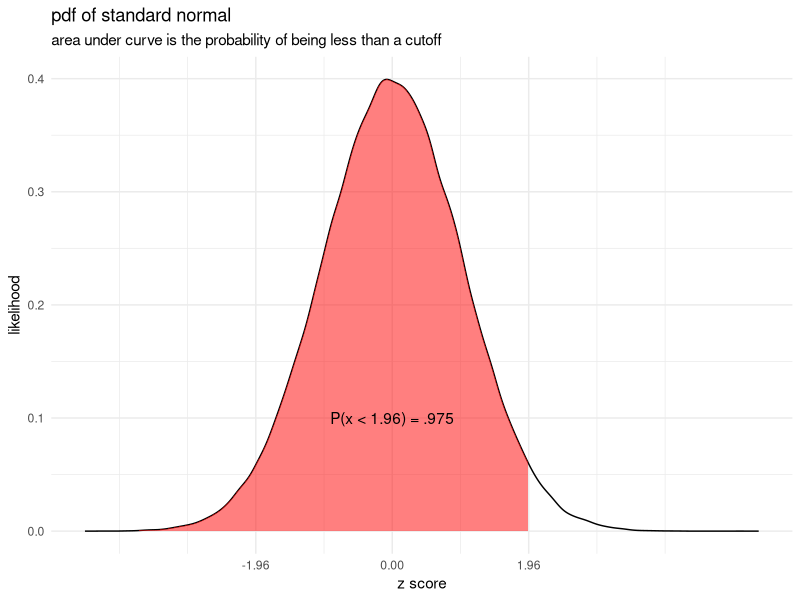
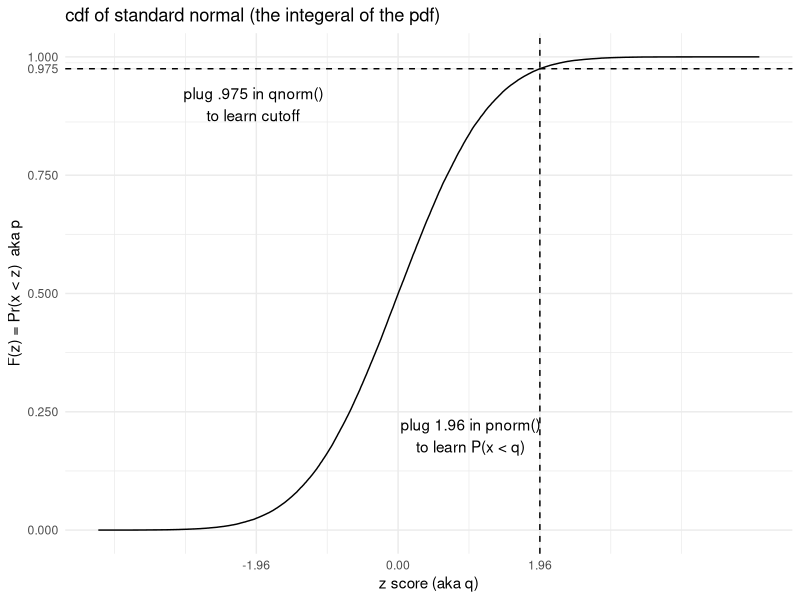
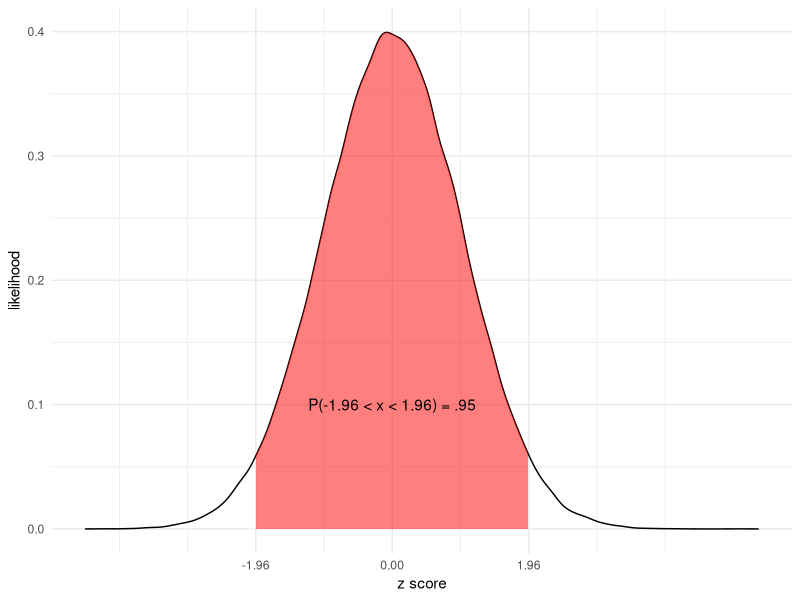
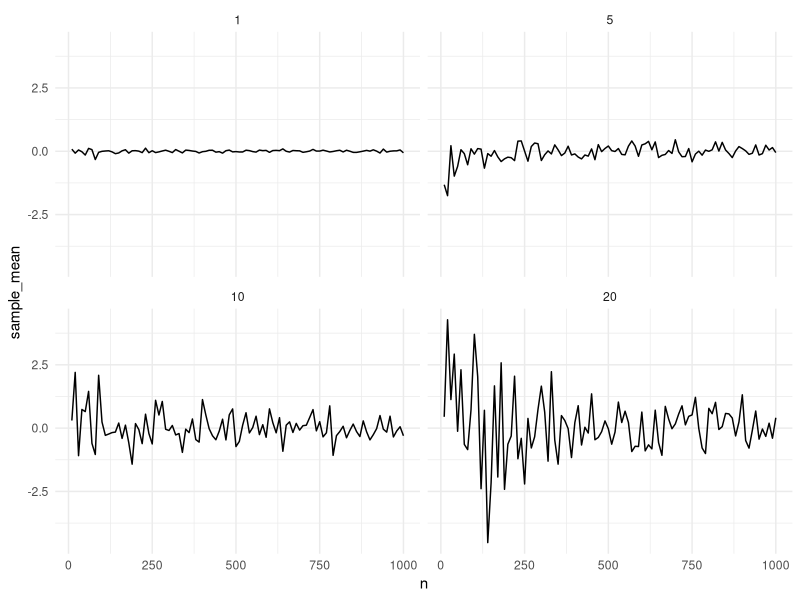

Source code (R) for these figures, in order:
## ---- chunk 1
knitr::opts_chunk$set(echo = TRUE)
library(tidyverse)
## ---- chunk 2
TRUE + 4
## ---- chunk 3
FALSE + 4
## ---- chunk 4
TRUE | NA
## ---- chunk 5
FALSE & NA
## ---- chunk 6
do_monte_carlo <- function(N, true_mean, B, alpha){
  sample_statistics <- monte_carlo_samples(N, true_mean, B)
  z_scores <- get_zscores(sample_statistics$mean, 
                          true_mean, 
                          sample_statistics$sd, 
                          N)
  test_significance(z_scores, alpha) %>% mean()
}

## ---- chunk 7

sample <- rnorm(1e5)
pdf_data <- with(density(sample, n = 1000), tibble(x, y))

cutoff <- 1.96
## ---- chunk 8

pdf_data  %>%
  ggplot(aes(x = x, y = y)) + 
  geom_line() +
  geom_ribbon(aes(ymax = y), ymin=0, fill = "red", alpha = .5, 
              data = pdf_data %>% filter(x < cutoff)) + 
  labs(x = "z score",  y = "likelihood",  title = "pdf of standard normal", subtitle = "area under curve is the probability of being less than a cutoff") + 
  annotate("text", x = 0, y = .1, label = "P(x < 1.96) = .975") + 
  scale_x_continuous(breaks = c(-1.96,  0, 1.96)) +
  theme_minimal() 
## ---- chunk 9
cdf <- ecdf(sample)

cdf_data <- 
  tibble(x = sample,
         y = cdf(sample))

cdf_data %>%
  ggplot(aes(x = x, y = y)) + 
  geom_line() +
  labs(x = "z score (aka q)", title = "cdf of standard normal (the integeral of the pdf)", y = "F(z) = Pr(x < z)  aka p") + 
  geom_hline(aes(yintercept = pnorm(cutoff)), linetype = "dashed") +
  geom_vline(aes(xintercept = cutoff), linetype = "dashed") +
  scale_x_continuous(breaks = c(-1.96,  0, 1.96)) +
  scale_y_continuous(breaks = c(0, .25, .5, .75, .975, 1)) + 
  annotate("text", x = -2, y = .9, label = "plug .975 in qnorm()\nto learn cutoff" ) +
  annotate("text", x = 1, y = .2, label = "plug 1.96 in pnorm()\nto learn P(x < q)" ) +
  theme_minimal() 
## ---- chunk 10
pnorm(1.96)
pnorm(0)
## ---- chunk 11
qnorm(.975)
qnorm(.5)
## ---- chunk 12
# Setting a seed ensures replicability
set.seed(4)

# we set our parameters
true_mean <- 0.5
N <- 30

# We simulate and observe outcomes
simulated_data <- rnorm(N, mean = true_mean)
obs_mean <- mean(simulated_data)
obs_mean
## ---- chunk 13
obs_sd <- sd(simulated_data)
zscore <- (obs_mean - true_mean) / (obs_sd / sqrt(N))
zscore
## ---- chunk 14
1 - pnorm(zscore)
## ---- chunk 15

pdf_data  %>%
  ggplot(aes(x = x, y = y)) + 
  geom_line() +
  geom_ribbon(aes(ymax = y), ymin=0, fill = "red", alpha = .5, 
              data = pdf_data %>% filter(abs(x) < cutoff)) + 
  labs(x = "z score", y = "likelihood") + 
  annotate("text", x = 0, y = .1, label = "P(-1.96 < x < 1.96) = .95") + 
  scale_x_continuous(breaks = c(-1.96,  0, 1.96)) +
  theme_minimal() 
## ---- chunk 16
do_monte_carlo <- function(N, true_mean, B, alpha){
  sample_statistics <- make_mc_samples(N, true_mean, B)
  z_scores <- get_zscores(sample_statistics$mean, true_mean, sample_statistics$sd, N)
  test_significance(z_scores, alpha) %>% mean()
}

## ---- chunk 17
x <- -10:10
y <- integer(length = length(x))

for (z in seq_along(x)) {
  
  y[z] <- x[z] ^ 2 + x[z] + 1
  
}
## ---- chunk 18
x <- -10:10
y <- integer(length = length(x))

for (z in seq_along(x)) {
  y[z] <- x[z]^2 + x[z] + 1
}
## ---- chunk 19
x <- -10:10
y <- c()

for (item in x) {
  y <- c(y, item^2 + item + 1)
}
## ---- chunk 20
set.seed(60615)
population_sd <- c(1, 5, 10, 20)
sample_sizes <- seq(10, 1000, length.out =100)
estimates <- tibble(n = integer(), sample_mean = double(), population_sd = integer())

for (sd in population_sd){
  for (n in sample_sizes) {
    sample_mean <- mean(rnorm(n, mean = 0, sd = sd))
    estimates <- bind_rows(estimates, c(n = n, sample_mean = sample_mean, population_sd = sd))
  }
}

estimates %>%
  ggplot(aes(x = n, y = sample_mean)) +
  geom_line() +
  facet_wrap(~ population_sd) +
  theme_minimal()
